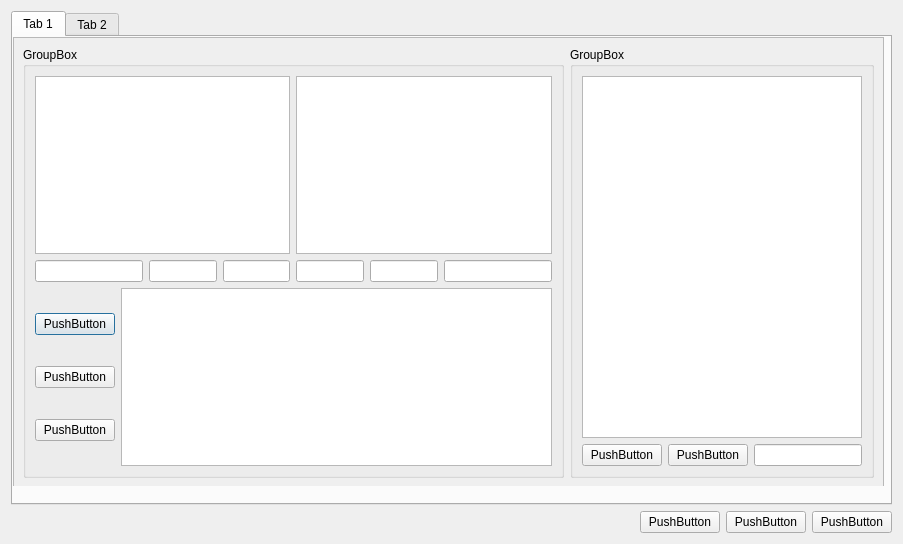
<?xml version="1.0" encoding="UTF-8"?>
<ui version="4.0">
 <class>Dialog</class>
 <widget class="QDialog" name="Dialog">
  <property name="geometry">
   <rect>
    <x>0</x>
    <y>0</y>
    <width>903</width>
    <height>544</height>
   </rect>
  </property>
  <property name="windowTitle">
   <string>Dialog</string>
  </property>
  <layout class="QGridLayout" name="gridLayout">
   <item row="0" column="0">
    <widget class="QTabWidget" name="tabWidget">
     <property name="currentIndex">
      <number>0</number>
     </property>
     <widget class="QWidget" name="tab">
      <property name="maximumSize">
       <size>
        <width>16777215</width>
        <height>449</height>
       </size>
      </property>
      <attribute name="title">
       <string>Tab 1</string>
      </attribute>
      <widget class="QScrollArea" name="scrollArea">
       <property name="geometry">
        <rect>
         <x>0</x>
         <y>0</y>
         <width>871</width>
         <height>451</height>
        </rect>
       </property>
       <property name="sizePolicy">
        <sizepolicy hsizetype="Fixed" vsizetype="Fixed">
         <horstretch>0</horstretch>
         <verstretch>0</verstretch>
        </sizepolicy>
       </property>
       <property name="widgetResizable">
        <bool>true</bool>
       </property>
       <widget class="QWidget" name="scrollAreaWidgetContents">
        <property name="geometry">
         <rect>
          <x>0</x>
          <y>0</y>
          <width>869</width>
          <height>449</height>
         </rect>
        </property>
        <layout class="QHBoxLayout" name="horizontalLayout">
         <item>
          <widget class="QGroupBox" name="groupBox_2">
           <property name="title">
            <string>GroupBox</string>
           </property>
           <layout class="QVBoxLayout" name="verticalLayout_2">
            <item>
             <layout class="QHBoxLayout" name="horizontalLayout_3">
              <item>
               <widget class="QTreeView" name="treeView">
                <property name="sizePolicy">
                 <sizepolicy hsizetype="Expanding" vsizetype="Ignored">
                  <horstretch>0</horstretch>
                  <verstretch>0</verstretch>
                 </sizepolicy>
                </property>
                <property name="maximumSize">
                 <size>
                  <width>16777215</width>
                  <height>16777215</height>
                 </size>
                </property>
               </widget>
              </item>
              <item>
               <widget class="QTreeView" name="treeView_2">
                <property name="sizePolicy">
                 <sizepolicy hsizetype="Expanding" vsizetype="Maximum">
                  <horstretch>0</horstretch>
                  <verstretch>0</verstretch>
                 </sizepolicy>
                </property>
               </widget>
              </item>
             </layout>
            </item>
            <item>
             <layout class="QHBoxLayout" name="horizontalLayout_5">
              <item>
               <widget class="QLineEdit" name="lineEdit_2">
                <property name="sizePolicy">
                 <sizepolicy hsizetype="Fixed" vsizetype="Fixed">
                  <horstretch>0</horstretch>
                  <verstretch>0</verstretch>
                 </sizepolicy>
                </property>
               </widget>
              </item>
              <item>
               <widget class="QLineEdit" name="lineEdit">
                <property name="sizePolicy">
                 <sizepolicy hsizetype="Expanding" vsizetype="Fixed">
                  <horstretch>0</horstretch>
                  <verstretch>0</verstretch>
                 </sizepolicy>
                </property>
               </widget>
              </item>
              <item>
               <widget class="QLineEdit" name="lineEdit_3"/>
              </item>
              <item>
               <widget class="QLineEdit" name="lineEdit_4"/>
              </item>
              <item>
               <widget class="QLineEdit" name="lineEdit_5"/>
              </item>
              <item>
               <widget class="QLineEdit" name="lineEdit_6">
                <property name="sizePolicy">
                 <sizepolicy hsizetype="Fixed" vsizetype="Fixed">
                  <horstretch>0</horstretch>
                  <verstretch>0</verstretch>
                 </sizepolicy>
                </property>
                <property name="minimumSize">
                 <size>
                  <width>0</width>
                  <height>0</height>
                 </size>
                </property>
                <property name="baseSize">
                 <size>
                  <width>11</width>
                  <height>7</height>
                 </size>
                </property>
               </widget>
              </item>
             </layout>
            </item>
            <item>
             <layout class="QHBoxLayout" name="horizontalLayout_4">
              <item>
               <layout class="QVBoxLayout" name="verticalLayout_3">
                <item>
                 <widget class="QPushButton" name="pushButton_4">
                  <property name="text">
                   <string>PushButton</string>
                  </property>
                 </widget>
                </item>
                <item>
                 <widget class="QPushButton" name="pushButton_5">
                  <property name="text">
                   <string>PushButton</string>
                  </property>
                 </widget>
                </item>
                <item>
                 <widget class="QPushButton" name="pushButton_6">
                  <property name="text">
                   <string>PushButton</string>
                  </property>
                 </widget>
                </item>
               </layout>
              </item>
              <item>
               <widget class="QPlainTextEdit" name="plainTextEdit"/>
              </item>
             </layout>
            </item>
           </layout>
          </widget>
         </item>
         <item>
          <widget class="QGroupBox" name="groupBox">
           <property name="title">
            <string>GroupBox</string>
           </property>
           <layout class="QVBoxLayout" name="verticalLayout">
            <item>
             <widget class="QTreeView" name="treeView_3">
              <property name="sizePolicy">
               <sizepolicy hsizetype="MinimumExpanding" vsizetype="Expanding">
                <horstretch>0</horstretch>
                <verstretch>0</verstretch>
               </sizepolicy>
              </property>
             </widget>
            </item>
            <item>
             <layout class="QHBoxLayout" name="horizontalLayout_6">
              <item>
               <widget class="QPushButton" name="pushButton_7">
                <property name="text">
                 <string>PushButton</string>
                </property>
               </widget>
              </item>
              <item>
               <widget class="QPushButton" name="pushButton_8">
                <property name="text">
                 <string>PushButton</string>
                </property>
               </widget>
              </item>
              <item>
               <widget class="QLineEdit" name="lineEdit_7">
                <property name="sizePolicy">
                 <sizepolicy hsizetype="MinimumExpanding" vsizetype="Fixed">
                  <horstretch>0</horstretch>
                  <verstretch>0</verstretch>
                 </sizepolicy>
                </property>
                <property name="maximumSize">
                 <size>
                  <width>16777215</width>
                  <height>16777215</height>
                 </size>
                </property>
               </widget>
              </item>
             </layout>
            </item>
           </layout>
          </widget>
         </item>
        </layout>
       </widget>
      </widget>
     </widget>
     <widget class="QWidget" name="tab_2">
      <attribute name="title">
       <string>Tab 2</string>
      </attribute>
     </widget>
    </widget>
   </item>
   <item row="1" column="0">
    <layout class="QHBoxLayout" name="horizontalLayout_2">
     <item>
      <spacer name="horizontalSpacer">
       <property name="orientation">
        <enum>Qt::Horizontal</enum>
       </property>
       <property name="sizeHint" stdset="0">
        <size>
         <width>40</width>
         <height>20</height>
        </size>
       </property>
      </spacer>
     </item>
     <item>
      <widget class="QPushButton" name="pushButton_3">
       <property name="text">
        <string>PushButton</string>
       </property>
      </widget>
     </item>
     <item>
      <widget class="QPushButton" name="pushButton_2">
       <property name="text">
        <string>PushButton</string>
       </property>
      </widget>
     </item>
     <item>
      <widget class="QPushButton" name="pushButton">
       <property name="text">
        <string>PushButton</string>
       </property>
      </widget>
     </item>
    </layout>
   </item>
  </layout>
 </widget>
 <resources/>
 <connections/>
</ui>
